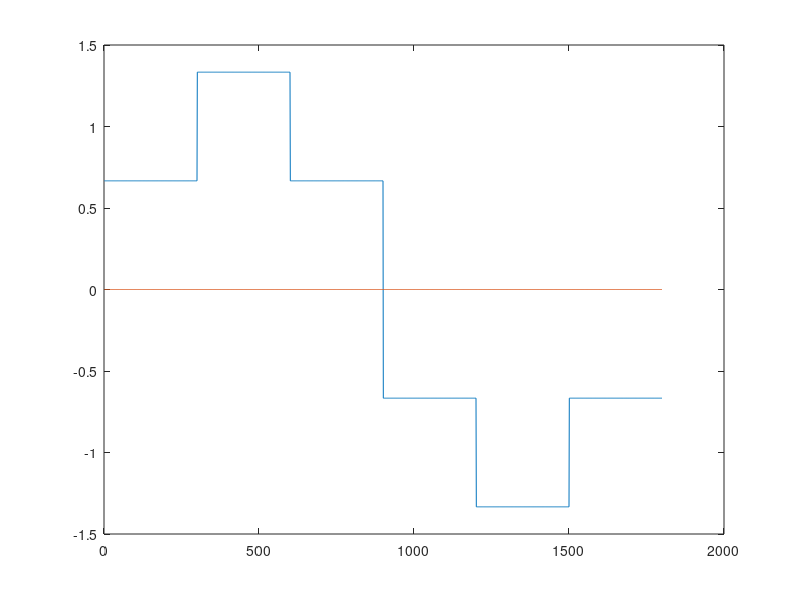

Write MATLAB code to recreate this figure.
N=1800;
R=400000;
L=.001;
T=1/50;

% D MATRIX =======================================

d =  (R - L*N/T) *ones(1800,1);
D = diag(d);
D(1800,1) = L*N/T;
for i=1:N-1
    D(i,i+1) = L*N/T;
end 


Vao = ones(N,1);
Vbo = ones(N,1);
Vco = ones(N,1);

Vao([901:1800]) = -1;
Vbo([1:600]) = -1;
Vbo([1501:1800]) = -1;
Vco([301:1200]) = -1;

Vno =  (Vao + Vbo + Vco)/3;
Van=Vao - Vno;

i=D\Van;

plot(Van);
hold on;
plot(i);
